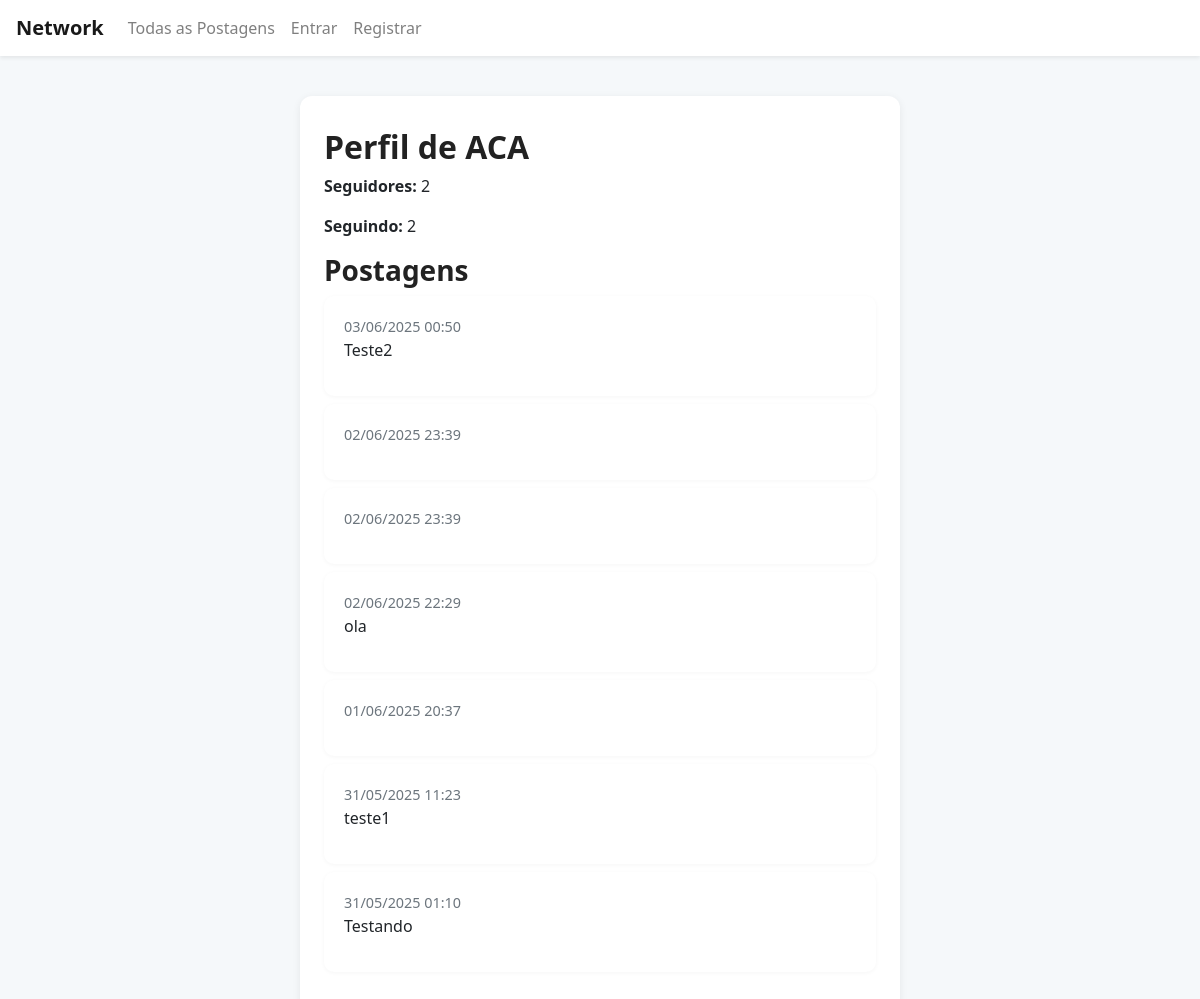
Screenshot of /profile/ACA with the database file from the repository.
### network/models.py (models this page shows, shortened)
class User(AbstractUser):
    pass

class Post(models.Model):
    content = models.CharField(max_length=191)
    user = models.ForeignKey(User, on_delete=models.CASCADE, related_name="author")
    date = models.DateTimeField(auto_now_add=True)

### network/views.py (the view)
# urls.py: path("profile/<str:username>", views.profile, name="profile"),
def profile(request, username):
    profile_user = get_object_or_404(User, username=username)
    posts_list = Post.objects.filter(user=profile_user).order_by('-date')
    paginator = Paginator(posts_list, 10)
    page_number = request.GET.get('page')
    posts = paginator.get_page(page_number)
    followers_count = Follow.objects.filter(user=profile_user).count()
    following_count = Follow.objects.filter(follower=profile_user).count()
    is_following = False
    if request.user.is_authenticated and request.user != profile_user:
        is_following = Follow.objects.filter(user=profile_user, follower=request.user).exists()
    if request.method == "POST" and request.user.is_authenticated and request.user != profile_user:
        if is_following:
            Follow.objects.filter(user=profile_user, follower=request.user).delete()
        else:
            Follow.objects.create(user=profile_user, follower=request.user)
        return redirect('profile', username=username)
    return render(request, "network/profile.html", {
        "profile_user": profile_user,
        "posts": posts,
        "followers_count": followers_count,
        "following_count": following_count,
        "is_following": is_following
    })

### network/templates/network/profile.html (shortened to what this page needs)
{% extends "network/layout.html" %}
{% block body %}
    <h2>Perfil de {{ profile_user.username }}</h2>
    <p><strong>Seguidores:</strong> {{ followers_count }}</p>
    <p><strong>Seguindo:</strong> {{ following_count }}</p>
        <h3>Postagens</h3>
        {% for post in posts %}
            <div class="card my-2">
                <div class="card-body">
                    <span class="text-muted" style="font-size: 0.9em;">
                        {{ post.date|date:"d/m/Y H:i" }}
                    </span>
                    <p>{{ post.content }}</p>
                </div>
            </div>
        {% empty %}
            <p>Nenhuma postagem ainda</p>
        {% endfor %}
{% endblock %}

### network/static/network/styles.css (style rules this page uses)
body { background: #f5f8fa; font-family: 'Segoe UI', Arial, sans-serif; }
h1, h2, h3 { font-weight: 700; color: #222; }
.card { border: none; border-radius: 10px; box-shadow: 0 1px 4px rgba(0,0,0,0.04); margin-bottom: 18px; }
.card-body { padding: 18px 20px; }

### rows the page displays
User: username "ACA"
Post: date "03/06/2025 00:50", content "Teste2"
Post: date "02/06/2025 23:39"
Post: date "02/06/2025 23:39"
Post: date "02/06/2025 22:29", content "ola"
Post: date "01/06/2025 20:37"
Post: date "31/05/2025 11:23", content "teste1"
Post: date "31/05/2025 01:10", content "Testando"

### other values shown
{{ followers_count }} "2"
{{ following_count }} "2"
